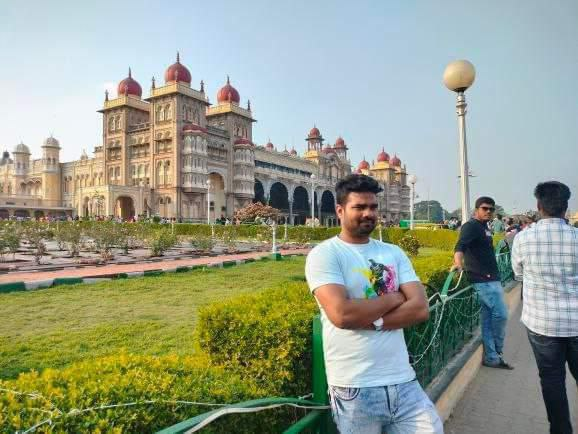
#> input picture Data/Image/1.jpg, 578 x 434 px; its folder holds 5 pictures in this run
$ jupyter execute 13_Draw_Line_Print_Text_On_An_Image_Using_OpenCV.ipynb
#> lines starting #> are read from the running program, lines starting #| are printed output that depends on the picture
[cell 1]
import cv2
import numpy as np
import os

[cell 2]
os.listdir('Data/Image/')

[cell 3]
img_path = 'Data/Image/1.jpg'
img = cv2.imread(img_path)
#> img is the input picture: shape (434, 578, 3); mean B, G, R 138.9, 157.4, 150.1
img_resize = cv2.resize(img,(1280,720))
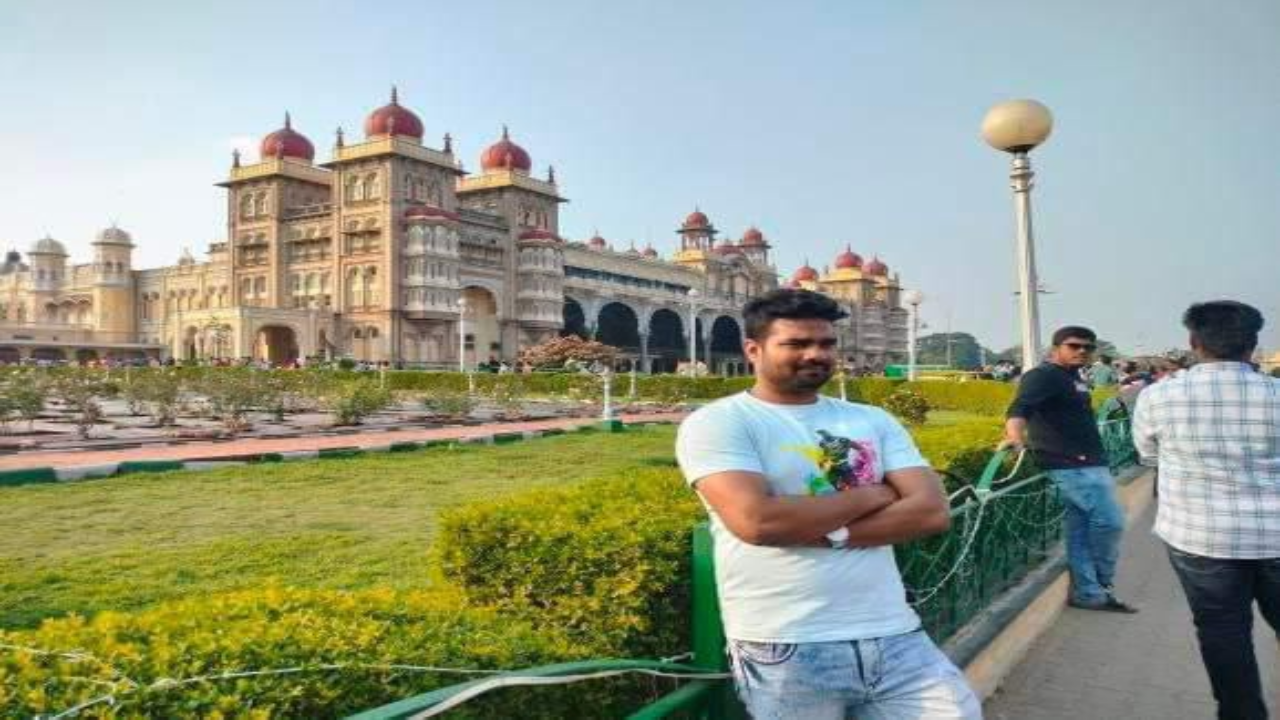
#> img_resize: shape (720, 1280, 3); mean B, G, R 138.8, 157.3, 150
cv2.imshow('aakash',img_resize)
cv2.waitKey(0)
cv2.destroyAllWindows()

# Line On Image

[cell 4]
img_path = 'Data/Image/1.jpg'
img = cv2.imread(img_path)
img_resize = cv2.resize(img,(1280,720))
pt1 = (700,290)
pt2 = (900,290)
color = (0,255,0)
thickness = 20
lineType = cv2.LINE_8
shift = 0
# line(img, pt1, pt2, color[, thickness[, lineType[, shift]]])
img_resize = cv2.line(img_resize,pt1,pt2,color,thickness,lineType,shift)
cv2.imshow('aakash',img_resize)
cv2.waitKey(0)
cv2.destroyAllWindows()

# Draw Multiple Line On image

[cell 5]
img_path = 'Data/Image/1.jpg'
img = cv2.imread(img_path)
img_resize = cv2.resize(img,(1280,720))
pt1 = (700,290)
pt2 = (900,290)
color = (0,255,0)
thickness = 20
lineType = cv2.LINE_8
shift = 0
# line(img, pt1, pt2, color[, thickness[, lineType[, shift]]])
img_resize = cv2.line(img_resize,pt1,pt2,color,thickness,lineType,shift)
img_resize = cv2.line(img_resize,pt1,pt2,(255,0,0),5,lineType,shift)
cv2.imshow('aakash',img_resize)
cv2.waitKey(0)
cv2.destroyAllWindows()

# Line and Text on Image

[cell 6]
img_path = 'Data/Image/1.jpg'
img = cv2.imread(img_path)
img_resize = cv2.resize(img,(1280,720))
pt1 = (700,290)
pt2 = (900,290)
color = (0,255,0)
thickness = 30
lineType = cv2.LINE_8
shift = 0
# line(img, pt1, pt2, color[, thickness[, lineType[, shift]]])
img_resize = cv2.line(img_resize,pt1,pt2,color,thickness,lineType,shift)
# putText(img, text, org, fontFace, fontScale, color[, thickness[, lineType[, bottomLeftOrigin]]]) -> img
cv2.putText(img_resize,"Aakash",(720,250),cv2.FONT_HERSHEY_COMPLEX_SMALL,2,(34,200,200),3)
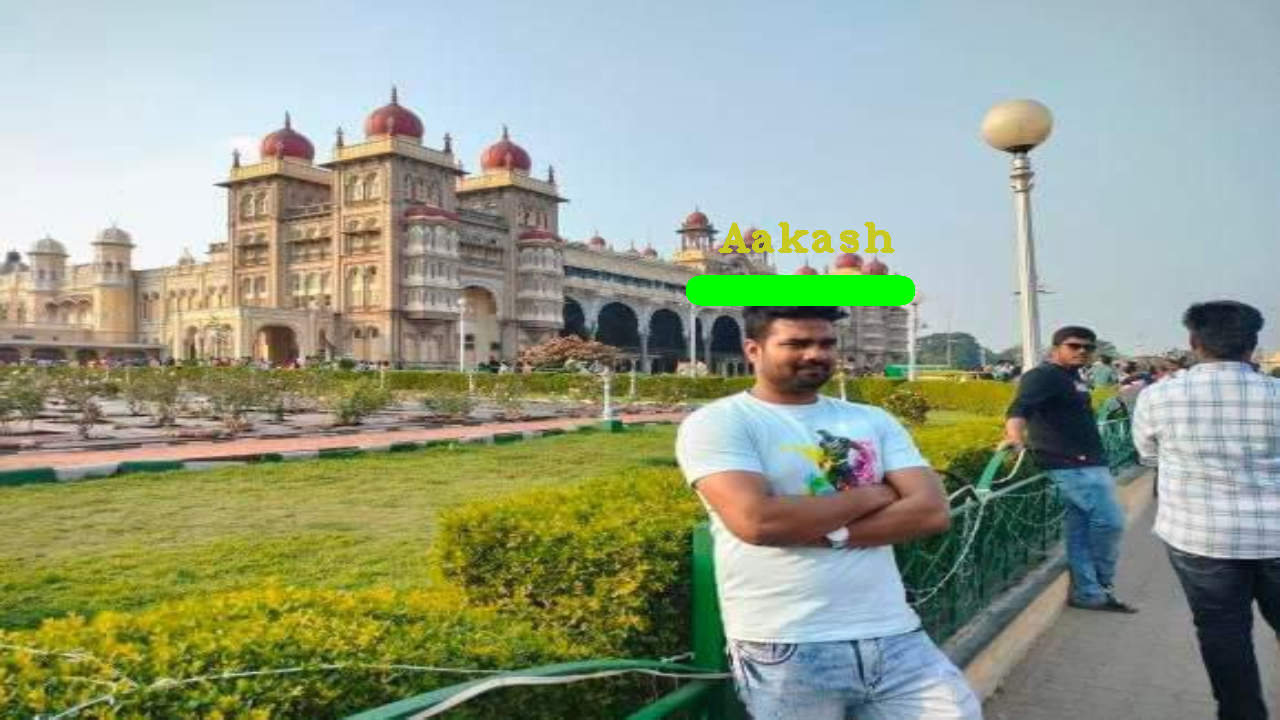
#> img_resize: shape (720, 1280, 3); mean B, G, R 137.5, 158.3, 149
cv2.imshow('aakash',img_resize)
cv2.waitKey(0)
cv2.destroyAllWindows()
